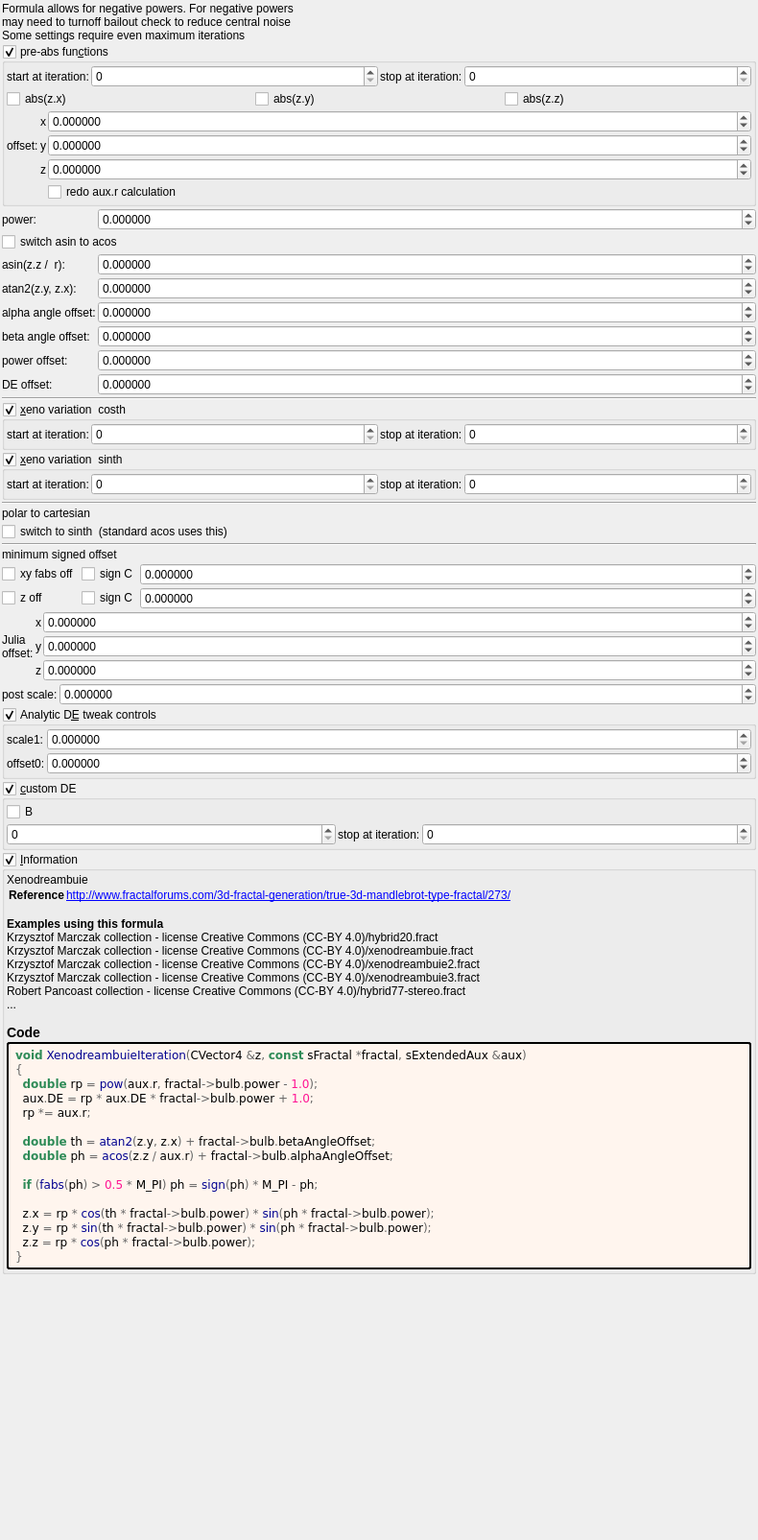
<?xml version="1.0" encoding="UTF-8"?>
<ui version="4.0">
 <class>Form</class>
 <widget class="QWidget" name="Form">
  <property name="geometry">
   <rect>
    <x>0</x>
    <y>0</y>
    <width>790</width>
    <height>1605</height>
   </rect>
  </property>
  <property name="windowTitle">
   <string notr="true">xenodreambuie</string>
  </property>
  <layout class="QVBoxLayout" name="verticalLayout">
   <property name="spacing">
    <number>2</number>
   </property>
   <property name="leftMargin">
    <number>2</number>
   </property>
   <property name="topMargin">
    <number>2</number>
   </property>
   <property name="rightMargin">
    <number>2</number>
   </property>
   <property name="bottomMargin">
    <number>2</number>
   </property>
   <item>
    <widget class="QLabel" name="label_15">
     <property name="text">
      <string>Formula allows for negative powers. For negative powers 
may need to turnoff bailout check to reduce central noise
Some settings require even maximum iterations</string>
     </property>
    </widget>
   </item>
   <item>
    <widget class="MyGroupBox" name="groupCheck_transf_function_enabledP_false">
     <property name="title">
      <string>pre-abs fun&amp;ctions</string>
     </property>
     <property name="checkable">
      <bool>true</bool>
     </property>
     <layout class="QVBoxLayout" name="verticalLayout_12" stretch="0,0,0">
      <property name="spacing">
       <number>2</number>
      </property>
      <property name="leftMargin">
       <number>2</number>
      </property>
      <property name="topMargin">
       <number>2</number>
      </property>
      <property name="rightMargin">
       <number>2</number>
      </property>
      <property name="bottomMargin">
       <number>2</number>
      </property>
      <item>
       <layout class="QHBoxLayout" name="horizontalLayout_21" stretch="0,1,0,1">
        <item>
         <widget class="QLabel" name="label_104">
          <property name="text">
           <string>start at iteration:</string>
          </property>
         </widget>
        </item>
        <item>
         <widget class="MySpinBox" name="spinboxInt_transf_start_iterations_P">
          <property name="sizePolicy">
           <sizepolicy hsizetype="Minimum" vsizetype="Maximum">
            <horstretch>0</horstretch>
            <verstretch>0</verstretch>
           </sizepolicy>
          </property>
          <property name="minimum">
           <number>0</number>
          </property>
          <property name="maximum">
           <number>999</number>
          </property>
          <property name="value">
           <number>0</number>
          </property>
         </widget>
        </item>
        <item>
         <widget class="QLabel" name="label_74">
          <property name="text">
           <string>stop at iteration:</string>
          </property>
         </widget>
        </item>
        <item>
         <widget class="MySpinBox" name="spinboxInt_transf_stop_iterations_P">
          <property name="sizePolicy">
           <sizepolicy hsizetype="Preferred" vsizetype="Maximum">
            <horstretch>0</horstretch>
            <verstretch>0</verstretch>
           </sizepolicy>
          </property>
          <property name="maximum">
           <number>999</number>
          </property>
         </widget>
        </item>
       </layout>
      </item>
      <item>
       <layout class="QHBoxLayout" name="horizontalLayout_22" stretch="0,0,0">
        <item>
         <widget class="MyCheckBox" name="checkBox_transf_function_enabledCx_false">
          <property name="text">
           <string notr="true">abs(z.x)</string>
          </property>
         </widget>
        </item>
        <item>
         <widget class="MyCheckBox" name="checkBox_transf_function_enabledCy_false">
          <property name="text">
           <string notr="true">abs(z.y)</string>
          </property>
         </widget>
        </item>
        <item>
         <widget class="MyCheckBox" name="checkBox_transf_function_enabledCz_false">
          <property name="text">
           <string notr="true">abs(z.z)</string>
          </property>
         </widget>
        </item>
       </layout>
      </item>
      <item>
       <layout class="QGridLayout" name="gridLayout_15" columnstretch="0,0,1">
        <property name="spacing">
         <number>2</number>
        </property>
        <item row="0" column="2">
         <widget class="MyDoubleSpinBox" name="spinbox3_transf_offsetA_000_x">
          <property name="sizePolicy">
           <sizepolicy hsizetype="Minimum" vsizetype="Maximum">
            <horstretch>0</horstretch>
            <verstretch>0</verstretch>
           </sizepolicy>
          </property>
          <property name="prefix">
           <string/>
          </property>
          <property name="suffix">
           <string/>
          </property>
          <property name="decimals">
           <number>6</number>
          </property>
          <property name="minimum">
           <double>-99.989999999999995</double>
          </property>
          <property name="maximum">
           <double>99.989999999999995</double>
          </property>
          <property name="singleStep">
           <double>0.100000000000000</double>
          </property>
         </widget>
        </item>
        <item row="0" column="0" rowspan="3">
         <widget class="QLabel" name="label_264">
          <property name="text">
           <string>offset:</string>
          </property>
         </widget>
        </item>
        <item row="0" column="1">
         <widget class="QLabel" name="label_115">
          <property name="text">
           <string notr="true">x</string>
          </property>
         </widget>
        </item>
        <item row="2" column="2">
         <widget class="MyDoubleSpinBox" name="spinbox3_transf_offsetA_000_z">
          <property name="sizePolicy">
           <sizepolicy hsizetype="Minimum" vsizetype="Maximum">
            <horstretch>0</horstretch>
            <verstretch>0</verstretch>
           </sizepolicy>
          </property>
          <property name="prefix">
           <string/>
          </property>
          <property name="suffix">
           <string/>
          </property>
          <property name="decimals">
           <number>6</number>
          </property>
          <property name="minimum">
           <double>-99.989999999999995</double>
          </property>
          <property name="maximum">
           <double>99.989999999999995</double>
          </property>
          <property name="singleStep">
           <double>0.100000000000000</double>
          </property>
         </widget>
        </item>
        <item row="2" column="1">
         <widget class="QLabel" name="label_122">
          <property name="text">
           <string notr="true">z</string>
          </property>
         </widget>
        </item>
        <item row="1" column="2">
         <widget class="MyDoubleSpinBox" name="spinbox3_transf_offsetA_000_y">
          <property name="sizePolicy">
           <sizepolicy hsizetype="Minimum" vsizetype="Maximum">
            <horstretch>0</horstretch>
            <verstretch>0</verstretch>
           </sizepolicy>
          </property>
          <property name="prefix">
           <string/>
          </property>
          <property name="suffix">
           <string/>
          </property>
          <property name="decimals">
           <number>6</number>
          </property>
          <property name="minimum">
           <double>-99.989999999999995</double>
          </property>
          <property name="maximum">
           <double>99.989999999999995</double>
          </property>
          <property name="singleStep">
           <double>0.100000000000000</double>
          </property>
         </widget>
        </item>
        <item row="1" column="1">
         <widget class="QLabel" name="label_123">
          <property name="text">
           <string notr="true">y</string>
          </property>
         </widget>
        </item>
        <item row="3" column="2">
         <widget class="MyCheckBox" name="checkBox_transf_function_enabledT_false">
          <property name="text">
           <string notr="true">redo aux.r calculation</string>
          </property>
         </widget>
        </item>
       </layout>
      </item>
     </layout>
    </widget>
   </item>
   <item>
    <layout class="QGridLayout" name="gridLayout" columnstretch="0,1">
     <property name="spacing">
      <number>2</number>
     </property>
     <item row="7" column="1">
      <widget class="MyDoubleSpinBox" name="spinbox_transf_offset_1">
       <property name="sizePolicy">
        <sizepolicy hsizetype="Minimum" vsizetype="Maximum">
         <horstretch>0</horstretch>
         <verstretch>0</verstretch>
        </sizepolicy>
       </property>
       <property name="prefix">
        <string/>
       </property>
       <property name="suffix">
        <string/>
       </property>
       <property name="decimals">
        <number>6</number>
       </property>
       <property name="minimum">
        <double>-99.989999999999995</double>
       </property>
       <property name="maximum">
        <double>99.989999999999995</double>
       </property>
       <property name="singleStep">
        <double>0.100000000000000</double>
       </property>
      </widget>
     </item>
     <item row="1" column="1">
      <widget class="MyDoubleSpinBox" name="spinbox_power">
       <property name="sizePolicy">
        <sizepolicy hsizetype="Minimum" vsizetype="Maximum">
         <horstretch>0</horstretch>
         <verstretch>0</verstretch>
        </sizepolicy>
       </property>
       <property name="prefix">
        <string/>
       </property>
       <property name="suffix">
        <string/>
       </property>
       <property name="decimals">
        <number>6</number>
       </property>
       <property name="minimum">
        <double>-99.989999999999995</double>
       </property>
       <property name="maximum">
        <double>99.989999999999995</double>
       </property>
       <property name="singleStep">
        <double>0.100000000000000</double>
       </property>
      </widget>
     </item>
     <item row="6" column="0">
      <widget class="QLabel" name="label_9">
       <property name="text">
        <string>beta angle offset:</string>
       </property>
      </widget>
     </item>
     <item row="3" column="0">
      <widget class="QLabel" name="label_10">
       <property name="text">
        <string>asin(z.z /  r):</string>
       </property>
      </widget>
     </item>
     <item row="4" column="0">
      <widget class="QLabel" name="label_11">
       <property name="text">
        <string>atan2(z.y, z.x):</string>
       </property>
      </widget>
     </item>
     <item row="1" column="0">
      <widget class="QLabel" name="label_12">
       <property name="text">
        <string>power:</string>
       </property>
      </widget>
     </item>
     <item row="2" column="0" colspan="2">
      <widget class="MyCheckBox" name="checkBox_transf_function_enabledSw_false">
       <property name="text">
        <string notr="true">switch asin to acos</string>
       </property>
      </widget>
     </item>
     <item row="5" column="0">
      <widget class="QLabel" name="label_8">
       <property name="text">
        <string>alpha angle offset:</string>
       </property>
      </widget>
     </item>
     <item row="6" column="1">
      <widget class="MyDoubleSpinBox" name="spinboxd_beta_angle_offset">
       <property name="sizePolicy">
        <sizepolicy hsizetype="Minimum" vsizetype="Maximum">
         <horstretch>0</horstretch>
         <verstretch>0</verstretch>
        </sizepolicy>
       </property>
       <property name="prefix">
        <string/>
       </property>
       <property name="suffix">
        <string/>
       </property>
       <property name="decimals">
        <number>6</number>
       </property>
       <property name="minimum">
        <double>-36000.000000000000000</double>
       </property>
       <property name="maximum">
        <double>36000.000000000000000</double>
       </property>
       <property name="singleStep">
        <double>0.100000000000000</double>
       </property>
      </widget>
     </item>
     <item row="4" column="1">
      <widget class="MyDoubleSpinBox" name="spinbox_transf_scaleB_1">
       <property name="sizePolicy">
        <sizepolicy hsizetype="Minimum" vsizetype="Maximum">
         <horstretch>0</horstretch>
         <verstretch>0</verstretch>
        </sizepolicy>
       </property>
       <property name="prefix">
        <string/>
       </property>
       <property name="suffix">
        <string/>
       </property>
       <property name="decimals">
        <number>6</number>
       </property>
       <property name="minimum">
        <double>-99.989999999999995</double>
       </property>
       <property name="maximum">
        <double>99.989999999999995</double>
       </property>
       <property name="singleStep">
        <double>0.100000000000000</double>
       </property>
      </widget>
     </item>
     <item row="7" column="0">
      <widget class="QLabel" name="label_13">
       <property name="text">
        <string>power offset:</string>
       </property>
      </widget>
     </item>
     <item row="3" column="1">
      <widget class="MyDoubleSpinBox" name="spinbox_transf_scaleA_1">
       <property name="sizePolicy">
        <sizepolicy hsizetype="Minimum" vsizetype="Maximum">
         <horstretch>0</horstretch>
         <verstretch>0</verstretch>
        </sizepolicy>
       </property>
       <property name="prefix">
        <string/>
       </property>
       <property name="suffix">
        <string/>
       </property>
       <property name="decimals">
        <number>6</number>
       </property>
       <property name="minimum">
        <double>-99.989999999999995</double>
       </property>
       <property name="maximum">
        <double>99.989999999999995</double>
       </property>
       <property name="singleStep">
        <double>0.100000000000000</double>
       </property>
      </widget>
     </item>
     <item row="5" column="1">
      <widget class="MyDoubleSpinBox" name="spinboxd_alpha_angle_offset">
       <property name="sizePolicy">
        <sizepolicy hsizetype="Minimum" vsizetype="Maximum">
         <horstretch>0</horstretch>
         <verstretch>0</verstretch>
        </sizepolicy>
       </property>
       <property name="prefix">
        <string/>
       </property>
       <property name="suffix">
        <string/>
       </property>
       <property name="decimals">
        <number>6</number>
       </property>
       <property name="minimum">
        <double>-36000.000000000000000</double>
       </property>
       <property name="maximum">
        <double>36000.000000000000000</double>
       </property>
       <property name="singleStep">
        <double>0.100000000000000</double>
       </property>
      </widget>
     </item>
     <item row="8" column="1">
      <widget class="MyDoubleSpinBox" name="spinbox_analyticDE_offset_1">
       <property name="sizePolicy">
        <sizepolicy hsizetype="Minimum" vsizetype="Maximum">
         <horstretch>0</horstretch>
         <verstretch>0</verstretch>
        </sizepolicy>
       </property>
       <property name="prefix">
        <string/>
       </property>
       <property name="suffix">
        <string/>
       </property>
       <property name="decimals">
        <number>6</number>
       </property>
       <property name="minimum">
        <double>-99.989999999999995</double>
       </property>
       <property name="maximum">
        <double>99.989999999999995</double>
       </property>
       <property name="singleStep">
        <double>0.100000000000000</double>
       </property>
      </widget>
     </item>
     <item row="8" column="0">
      <widget class="QLabel" name="label_14">
       <property name="text">
        <string>DE offset:</string>
       </property>
      </widget>
     </item>
    </layout>
   </item>
   <item>
    <widget class="Line" name="line">
     <property name="orientation">
      <enum>Qt::Horizontal</enum>
     </property>
    </widget>
   </item>
   <item>
    <widget class="MyGroupBox" name="groupCheck_transf_function_enabledX_false">
     <property name="title">
      <string>&amp;xeno variation  costh</string>
     </property>
     <property name="checkable">
      <bool>true</bool>
     </property>
     <layout class="QVBoxLayout" name="verticalLayout_16" stretch="0">
      <property name="spacing">
       <number>2</number>
      </property>
      <property name="leftMargin">
       <number>2</number>
      </property>
      <property name="topMargin">
       <number>2</number>
      </property>
      <property name="rightMargin">
       <number>2</number>
      </property>
      <property name="bottomMargin">
       <number>2</number>
      </property>
      <item>
       <layout class="QHBoxLayout" name="horizontalLayout_17" stretch="0,1,0,1">
        <item>
         <widget class="QLabel" name="label_98">
          <property name="text">
           <string>start at iteration:</string>
          </property>
         </widget>
        </item>
        <item>
         <widget class="MySpinBox" name="spinboxInt_transf_start_iterations_X">
          <property name="sizePolicy">
           <sizepolicy hsizetype="Minimum" vsizetype="Maximum">
            <horstretch>0</horstretch>
            <verstretch>0</verstretch>
           </sizepolicy>
          </property>
          <property name="minimum">
           <number>0</number>
          </property>
          <property name="maximum">
           <number>999</number>
          </property>
          <property name="value">
           <number>0</number>
          </property>
         </widget>
        </item>
        <item>
         <widget class="QLabel" name="label_70">
          <property name="text">
           <string>stop at iteration:</string>
          </property>
         </widget>
        </item>
        <item>
         <widget class="MySpinBox" name="spinboxInt_transf_stop_iterations_X">
          <property name="sizePolicy">
           <sizepolicy hsizetype="Preferred" vsizetype="Maximum">
            <horstretch>0</horstretch>
            <verstretch>0</verstretch>
           </sizepolicy>
          </property>
          <property name="maximum">
           <number>999</number>
          </property>
         </widget>
        </item>
       </layout>
      </item>
     </layout>
    </widget>
   </item>
   <item>
    <widget class="MyGroupBox" name="groupCheck_transf_function_enabledY_false">
     <property name="title">
      <string>&amp;xeno variation  sinth</string>
     </property>
     <property name="checkable">
      <bool>true</bool>
     </property>
     <layout class="QVBoxLayout" name="verticalLayout_15" stretch="0">
      <property name="spacing">
       <number>2</number>
      </property>
      <property name="leftMargin">
       <number>2</number>
      </property>
      <property name="topMargin">
       <number>2</number>
      </property>
      <property name="rightMargin">
       <number>2</number>
      </property>
      <property name="bottomMargin">
       <number>2</number>
      </property>
      <item>
       <layout class="QHBoxLayout" name="horizontalLayout_20" stretch="0,1,0,1">
        <item>
         <widget class="QLabel" name="label_100">
          <property name="text">
           <string>start at iteration:</string>
          </property>
         </widget>
        </item>
        <item>
         <widget class="MySpinBox" name="spinboxInt_transf_start_iterations_Y">
          <property name="enabled">
           <bool>true</bool>
          </property>
          <property name="sizePolicy">
           <sizepolicy hsizetype="Minimum" vsizetype="Maximum">
            <horstretch>0</horstretch>
            <verstretch>0</verstretch>
           </sizepolicy>
          </property>
          <property name="minimum">
           <number>0</number>
          </property>
          <property name="maximum">
           <number>999</number>
          </property>
          <property name="value">
           <number>0</number>
          </property>
         </widget>
        </item>
        <item>
         <widget class="QLabel" name="label_72">
          <property name="text">
           <string>stop at iteration:</string>
          </property>
         </widget>
        </item>
        <item>
         <widget class="MySpinBox" name="spinboxInt_transf_stop_iterations_Y">
          <property name="enabled">
           <bool>true</bool>
          </property>
          <property name="sizePolicy">
           <sizepolicy hsizetype="Preferred" vsizetype="Maximum">
            <horstretch>0</horstretch>
            <verstretch>0</verstretch>
           </sizepolicy>
          </property>
          <property name="maximum">
           <number>999</number>
          </property>
         </widget>
        </item>
       </layout>
      </item>
     </layout>
    </widget>
   </item>
   <item>
    <widget class="Line" name="line_2">
     <property name="orientation">
      <enum>Qt::Horizontal</enum>
     </property>
    </widget>
   </item>
   <item>
    <widget class="QLabel" name="label_79">
     <property name="text">
      <string>polar to cartesian</string>
     </property>
    </widget>
   </item>
   <item>
    <widget class="MyCheckBox" name="checkBox_transf_function_enabledD_false">
     <property name="text">
      <string notr="true">switch to sinth  (standard acos uses this)</string>
     </property>
    </widget>
   </item>
   <item>
    <widget class="Line" name="line_3">
     <property name="orientation">
      <enum>Qt::Horizontal</enum>
     </property>
    </widget>
   </item>
   <item>
    <widget class="QLabel" name="label_78">
     <property name="text">
      <string>minimum signed offset</string>
     </property>
    </widget>
   </item>
   <item>
    <layout class="QGridLayout" name="gridLayout_16" columnstretch="0,0,1">
     <property name="spacing">
      <number>2</number>
     </property>
     <item row="2" column="1">
      <widget class="MyCheckBox" name="checkBox_transf_function_enabledAy_false">
       <property name="text">
        <string notr="true">sign C</string>
       </property>
      </widget>
     </item>
     <item row="2" column="0">
      <widget class="MyCheckBox" name="checkBox_transf_function_enabledAx_false">
       <property name="text">
        <string notr="true">xy fabs off</string>
       </property>
      </widget>
     </item>
     <item row="2" column="2">
      <widget class="MyDoubleSpinBox" name="spinbox_transf_offsetA_0">
       <property name="sizePolicy">
        <sizepolicy hsizetype="Minimum" vsizetype="Maximum">
         <horstretch>0</horstretch>
         <verstretch>0</verstretch>
        </sizepolicy>
       </property>
       <property name="prefix">
        <string/>
       </property>
       <property name="suffix">
        <string/>
       </property>
       <property name="decimals">
        <number>6</number>
       </property>
       <property name="minimum">
        <double>-99.989999999999995</double>
       </property>
       <property name="maximum">
        <double>99.989999999999995</double>
       </property>
       <property name="singleStep">
        <double>0.100000000000000</double>
       </property>
      </widget>
     </item>
     <item row="3" column="2">
      <widget class="MyDoubleSpinBox" name="spinbox_transf_offsetB_0">
       <property name="sizePolicy">
        <sizepolicy hsizetype="Minimum" vsizetype="Maximum">
         <horstretch>0</horstretch>
         <verstretch>0</verstretch>
        </sizepolicy>
       </property>
       <property name="prefix">
        <string/>
       </property>
       <property name="suffix">
        <string/>
       </property>
       <property name="decimals">
        <number>6</number>
       </property>
       <property name="minimum">
        <double>-99.989999999999995</double>
       </property>
       <property name="maximum">
        <double>99.989999999999995</double>
       </property>
       <property name="singleStep">
        <double>0.100000000000000</double>
       </property>
      </widget>
     </item>
     <item row="3" column="0">
      <widget class="MyCheckBox" name="checkBox_transf_function_enabledBx_false">
       <property name="text">
        <string notr="true">z off</string>
       </property>
      </widget>
     </item>
     <item row="3" column="1">
      <widget class="MyCheckBox" name="checkBox_transf_function_enabledBy_false">
       <property name="text">
        <string notr="true">sign C</string>
       </property>
      </widget>
     </item>
    </layout>
   </item>
   <item>
    <layout class="QGridLayout" name="gridLayout_14" columnstretch="0,0,1">
     <property name="spacing">
      <number>2</number>
     </property>
     <item row="2" column="2">
      <widget class="MyDoubleSpinBox" name="spinbox3_transf_offset_000_z">
       <property name="sizePolicy">
        <sizepolicy hsizetype="Minimum" vsizetype="Maximum">
         <horstretch>0</horstretch>
         <verstretch>0</verstretch>
        </sizepolicy>
       </property>
       <property name="prefix">
        <string/>
       </property>
       <property name="suffix">
        <string/>
       </property>
       <property name="decimals">
        <number>6</number>
       </property>
       <property name="minimum">
        <double>-99.989999999999995</double>
       </property>
       <property name="maximum">
        <double>99.989999999999995</double>
       </property>
       <property name="singleStep">
        <double>0.100000000000000</double>
       </property>
      </widget>
     </item>
     <item row="1" column="2">
      <widget class="MyDoubleSpinBox" name="spinbox3_transf_offset_000_y">
       <property name="sizePolicy">
        <sizepolicy hsizetype="Minimum" vsizetype="Maximum">
         <horstretch>0</horstretch>
         <verstretch>0</verstretch>
        </sizepolicy>
       </property>
       <property name="prefix">
        <string/>
       </property>
       <property name="suffix">
        <string/>
       </property>
       <property name="decimals">
        <number>6</number>
       </property>
       <property name="minimum">
        <double>-99.989999999999995</double>
       </property>
       <property name="maximum">
        <double>99.989999999999995</double>
       </property>
       <property name="singleStep">
        <double>0.100000000000000</double>
       </property>
      </widget>
     </item>
     <item row="0" column="2">
      <widget class="MyDoubleSpinBox" name="spinbox3_transf_offset_000_x">
       <property name="sizePolicy">
        <sizepolicy hsizetype="Minimum" vsizetype="Maximum">
         <horstretch>0</horstretch>
         <verstretch>0</verstretch>
        </sizepolicy>
       </property>
       <property name="prefix">
        <string/>
       </property>
       <property name="suffix">
        <string/>
       </property>
       <property name="decimals">
        <number>6</number>
       </property>
       <property name="minimum">
        <double>-99.989999999999995</double>
       </property>
       <property name="maximum">
        <double>99.989999999999995</double>
       </property>
       <property name="singleStep">
        <double>0.100000000000000</double>
       </property>
      </widget>
     </item>
     <item row="0" column="1">
      <widget class="QLabel" name="label_114">
       <property name="text">
        <string notr="true">x</string>
       </property>
      </widget>
     </item>
     <item row="1" column="1">
      <widget class="QLabel" name="label_120">
       <property name="text">
        <string notr="true">y</string>
       </property>
      </widget>
     </item>
     <item row="2" column="1">
      <widget class="QLabel" name="label_121">
       <property name="text">
        <string notr="true">z</string>
       </property>
      </widget>
     </item>
     <item row="0" column="0" rowspan="3">
      <widget class="QLabel" name="label_263">
       <property name="text">
        <string>Julia
offset:</string>
       </property>
      </widget>
     </item>
    </layout>
   </item>
   <item>
    <layout class="QHBoxLayout" name="horizontalLayout_26" stretch="0,1">
     <item>
      <widget class="QLabel" name="label_101">
       <property name="text">
        <string>post scale:</string>
       </property>
      </widget>
     </item>
     <item>
      <widget class="MyDoubleSpinBox" name="spinbox_transf_scaleC_1">
       <property name="sizePolicy">
        <sizepolicy hsizetype="Minimum" vsizetype="Maximum">
         <horstretch>0</horstretch>
         <verstretch>0</verstretch>
        </sizepolicy>
       </property>
       <property name="prefix">
        <string/>
       </property>
       <property name="suffix">
        <string/>
       </property>
       <property name="decimals">
        <number>6</number>
       </property>
       <property name="minimum">
        <double>-99.989999999999995</double>
       </property>
       <property name="maximum">
        <double>99.989999999999995</double>
       </property>
       <property name="singleStep">
        <double>0.010000000000000</double>
       </property>
      </widget>
     </item>
    </layout>
   </item>
   <item>
    <widget class="MyGroupBox" name="groupCheck_analyticDE_enabled_false">
     <property name="title">
      <string>Analytic D&amp;E tweak controls</string>
     </property>
     <property name="checkable">
      <bool>true</bool>
     </property>
     <layout class="QVBoxLayout" name="verticalLayout_14" stretch="0">
      <property name="spacing">
       <number>2</number>
      </property>
      <property name="leftMargin">
       <number>2</number>
      </property>
      <property name="topMargin">
       <number>2</number>
      </property>
      <property name="rightMargin">
       <number>2</number>
      </property>
      <property name="bottomMargin">
       <number>2</number>
      </property>
      <item>
       <layout class="QGridLayout" name="gridLayout_27" columnstretch="0,0,1">
        <property name="spacing">
         <number>2</number>
        </property>
        <item row="1" column="2">
         <widget class="MyDoubleSpinBox" name="spinbox_analyticDE_offset_0">
          <property name="sizePolicy">
           <sizepolicy hsizetype="Minimum" vsizetype="Maximum">
            <horstretch>0</horstretch>
            <verstretch>0</verstretch>
           </sizepolicy>
          </property>
          <property name="prefix">
           <string/>
          </property>
          <property name="suffix">
           <string/>
          </property>
          <property name="decimals">
           <number>6</number>
          </property>
          <property name="minimum">
           <double>-99.989999999999995</double>
          </property>
          <property name="maximum">
           <double>99.989999999999995</double>
          </property>
          <property name="singleStep">
           <double>0.100000000000000</double>
          </property>
         </widget>
        </item>
        <item row="0" column="2">
         <widget class="MyDoubleSpinBox" name="spinbox_analyticDE_scale_1">
          <property name="sizePolicy">
           <sizepolicy hsizetype="Minimum" vsizetype="Maximum">
            <horstretch>0</horstretch>
            <verstretch>0</verstretch>
           </sizepolicy>
          </property>
          <property name="prefix">
           <string/>
          </property>
          <property name="suffix">
           <string/>
          </property>
          <property name="decimals">
           <number>6</number>
          </property>
          <property name="minimum">
           <double>0.000000000000000</double>
          </property>
          <property name="maximum">
           <double>99.989999999999995</double>
          </property>
          <property name="singleStep">
           <double>0.100000000000000</double>
          </property>
         </widget>
        </item>
        <item row="0" column="0" colspan="2">
         <widget class="QLabel" name="label_182">
          <property name="text">
           <string>scale1:</string>
          </property>
         </widget>
        </item>
        <item row="1" column="0" colspan="2">
         <widget class="QLabel" name="label_177">
          <property name="text">
           <string>offset0:</string>
          </property>
         </widget>
        </item>
       </layout>
      </item>
     </layout>
    </widget>
   </item>
   <item>
    <widget class="MyGroupBox" name="groupCheck_transf_function_enabledC_false">
     <property name="title">
      <string>&amp;custom DE</string>
     </property>
     <property name="checkable">
      <bool>true</bool>
     </property>
     <layout class="QVBoxLayout" name="verticalLayout_11" stretch="0,0">
      <property name="spacing">
       <number>2</number>
      </property>
      <property name="leftMargin">
       <number>2</number>
      </property>
      <property name="topMargin">
       <number>2</number>
      </property>
      <property name="rightMargin">
       <number>2</number>
      </property>
      <property name="bottomMargin">
       <number>2</number>
      </property>
      <item>
       <widget class="MyCheckBox" name="checkBox_transf_function_enabledB_false">
        <property name="text">
         <string notr="true">B</string>
        </property>
       </widget>
      </item>
      <item>
       <layout class="QHBoxLayout" name="horizontalLayout_3" stretch="1,0,1">
        <item>
         <widget class="MySpinBox" name="spinboxInt_transf_start_iterations_C">
          <property name="sizePolicy">
           <sizepolicy hsizetype="Minimum" vsizetype="Maximum">
            <horstretch>0</horstretch>
            <verstretch>0</verstretch>
           </sizepolicy>
          </property>
          <property name="minimum">
           <number>0</number>
          </property>
          <property name="maximum">
           <number>999</number>
          </property>
          <property name="value">
           <number>0</number>
          </property>
         </widget>
        </item>
        <item>
         <widget class="QLabel" name="label_60">
          <property name="text">
           <string>stop at iteration:</string>
          </property>
         </widget>
        </item>
        <item>
         <widget class="MySpinBox" name="spinboxInt_transf_stop_iterations_C">
          <property name="sizePolicy">
           <sizepolicy hsizetype="Preferred" vsizetype="Maximum">
            <horstretch>0</horstretch>
            <verstretch>0</verstretch>
           </sizepolicy>
          </property>
          <property name="maximum">
           <number>999</number>
          </property>
         </widget>
        </item>
       </layout>
      </item>
     </layout>
    </widget>
   </item>
   <item>
    <widget class="MyGroupBox" name="groupCheck_info">
     <property name="title">
      <string>&amp;Information</string>
     </property>
     <property name="flat">
      <bool>false</bool>
     </property>
     <property name="checkable">
      <bool>true</bool>
     </property>
     <layout class="QVBoxLayout" name="verticalLayout_2">
      <property name="spacing">
       <number>2</number>
      </property>
      <property name="leftMargin">
       <number>2</number>
      </property>
      <property name="topMargin">
       <number>2</number>
      </property>
      <property name="rightMargin">
       <number>2</number>
      </property>
      <property name="bottomMargin">
       <number>2</number>
      </property>
      <item>
       <widget class="QLabel" name="label_information_general">
        <property name="text">
         <string notr="true">&lt;p&gt;Xenodreambuie&lt;/p&gt;&lt;table&gt;
&lt;tr&gt;&lt;th&gt;Reference&lt;/th&gt;&lt;td&gt;&lt;a href=&quot;http://www.fractalforums.com/3d-fractal-generation/true-3d-mandlebrot-type-fractal/273/&quot;&gt;http://www.fractalforums.com/3d-fractal-generation/true-3d-mandlebrot-type-fractal/273/&lt;br&gt;
&lt;/td&gt;&lt;/tr&gt;
&lt;/table&gt;
&lt;br&gt;&lt;b&gt;Examples using this formula&lt;/b&gt;&lt;br&gt;Krzysztof Marczak collection - license Creative Commons (CC-BY 4.0)/hybrid20.fract&lt;br&gt;Krzysztof Marczak collection - license Creative Commons (CC-BY 4.0)/xenodreambuie.fract&lt;br&gt;Krzysztof Marczak collection - license Creative Commons (CC-BY 4.0)/xenodreambuie2.fract&lt;br&gt;Krzysztof Marczak collection - license Creative Commons (CC-BY 4.0)/xenodreambuie3.fract&lt;br&gt;Robert Pancoast collection - license Creative Commons (CC-BY 4.0)/hybrid77-stereo.fract&lt;br&gt;...&lt;h3&gt;Code&lt;/h3&gt;</string>
        </property>
        <property name="wordWrap">
         <bool>true</bool>
        </property>
        <property name="openExternalLinks">
         <bool>true</bool>
        </property>
        <property name="textInteractionFlags">
         <set>Qt::LinksAccessibleByMouse|Qt::TextSelectableByMouse</set>
        </property>
       </widget>
      </item>
      <item>
       <widget class="QLabel" name="label_code_content">
        <property name="styleSheet">
         <string notr="true">border-style: outset; border-width: 2px; border-radius: 3px; border-color: black; background-color: #fff5ee; padding: 4px;</string>
        </property>
        <property name="text">
         <string notr="true">&lt;body style=&quot;background-color:#fff5ee&quot;&gt;
&lt;pre style=&quot;color:#000000; background-color:#fff5ee;  font-family:'Courier New',monospace;&quot;&gt;&lt;span style=&quot;color:#2e8b57; font-weight:bold&quot;&gt;void&lt;/span&gt; &lt;span style=&quot;color:#00008f&quot;&gt;XenodreambuieIteration&lt;/span&gt;&lt;span style=&quot;color:#676767&quot;&gt;(&lt;/span&gt;CVector4 &lt;span style=&quot;color:#676767&quot;&gt;&amp;amp;&lt;/span&gt;z&lt;span style=&quot;color:#676767&quot;&gt;,&lt;/span&gt; &lt;span style=&quot;color:#2e8b57; font-weight:bold&quot;&gt;const&lt;/span&gt; sFractal &lt;span style=&quot;color:#676767&quot;&gt;*&lt;/span&gt;fractal&lt;span style=&quot;color:#676767&quot;&gt;,&lt;/span&gt; sExtendedAux &lt;span style=&quot;color:#676767&quot;&gt;&amp;amp;&lt;/span&gt;aux&lt;span style=&quot;color:#676767&quot;&gt;)&lt;/span&gt;
&lt;span style=&quot;color:#676767&quot;&gt;{&lt;/span&gt;
  &lt;span style=&quot;color:#2e8b57; font-weight:bold&quot;&gt;double&lt;/span&gt; rp &lt;span style=&quot;color:#676767&quot;&gt;=&lt;/span&gt; &lt;span style=&quot;color:#00008f&quot;&gt;pow&lt;/span&gt;&lt;span style=&quot;color:#676767&quot;&gt;(&lt;/span&gt;aux&lt;span style=&quot;color:#676767&quot;&gt;.&lt;/span&gt;r&lt;span style=&quot;color:#676767&quot;&gt;,&lt;/span&gt; fractal&lt;span style=&quot;color:#676767&quot;&gt;-&amp;gt;&lt;/span&gt;bulb&lt;span style=&quot;color:#676767&quot;&gt;.&lt;/span&gt;power &lt;span style=&quot;color:#676767&quot;&gt;-&lt;/span&gt; &lt;span style=&quot;color:#ff1493&quot;&gt;1.0&lt;/span&gt;&lt;span style=&quot;color:#676767&quot;&gt;);&lt;/span&gt;
  aux&lt;span style=&quot;color:#676767&quot;&gt;.&lt;/span&gt;DE &lt;span style=&quot;color:#676767&quot;&gt;=&lt;/span&gt; rp &lt;span style=&quot;color:#676767&quot;&gt;*&lt;/span&gt; aux&lt;span style=&quot;color:#676767&quot;&gt;.&lt;/span&gt;DE &lt;span style=&quot;color:#676767&quot;&gt;*&lt;/span&gt; fractal&lt;span style=&quot;color:#676767&quot;&gt;-&amp;gt;&lt;/span&gt;bulb&lt;span style=&quot;color:#676767&quot;&gt;.&lt;/span&gt;power &lt;span style=&quot;color:#676767&quot;&gt;+&lt;/span&gt; &lt;span style=&quot;color:#ff1493&quot;&gt;1.0&lt;/span&gt;&lt;span style=&quot;color:#676767&quot;&gt;;&lt;/span&gt;
  rp &lt;span style=&quot;color:#676767&quot;&gt;*=&lt;/span&gt; aux&lt;span style=&quot;color:#676767&quot;&gt;.&lt;/span&gt;r&lt;span style=&quot;color:#676767&quot;&gt;;&lt;/span&gt;

  &lt;span style=&quot;color:#2e8b57; font-weight:bold&quot;&gt;double&lt;/span&gt; th &lt;span style=&quot;color:#676767&quot;&gt;=&lt;/span&gt; &lt;span style=&quot;color:#00008f&quot;&gt;atan2&lt;/span&gt;&lt;span style=&quot;color:#676767&quot;&gt;(&lt;/span&gt;z&lt;span style=&quot;color:#676767&quot;&gt;.&lt;/span&gt;y&lt;span style=&quot;color:#676767&quot;&gt;,&lt;/span&gt; z&lt;span style=&quot;color:#676767&quot;&gt;.&lt;/span&gt;x&lt;span style=&quot;color:#676767&quot;&gt;) +&lt;/span&gt; fractal&lt;span style=&quot;color:#676767&quot;&gt;-&amp;gt;&lt;/span&gt;bulb&lt;span style=&quot;color:#676767&quot;&gt;.&lt;/span&gt;betaAngleOffset&lt;span style=&quot;color:#676767&quot;&gt;;&lt;/span&gt;
  &lt;span style=&quot;color:#2e8b57; font-weight:bold&quot;&gt;double&lt;/span&gt; ph &lt;span style=&quot;color:#676767&quot;&gt;=&lt;/span&gt; &lt;span style=&quot;color:#00008f&quot;&gt;acos&lt;/span&gt;&lt;span style=&quot;color:#676767&quot;&gt;(&lt;/span&gt;z&lt;span style=&quot;color:#676767&quot;&gt;.&lt;/span&gt;z &lt;span style=&quot;color:#676767&quot;&gt;/&lt;/span&gt; aux&lt;span style=&quot;color:#676767&quot;&gt;.&lt;/span&gt;r&lt;span style=&quot;color:#676767&quot;&gt;) +&lt;/span&gt; fractal&lt;span style=&quot;color:#676767&quot;&gt;-&amp;gt;&lt;/span&gt;bulb&lt;span style=&quot;color:#676767&quot;&gt;.&lt;/span&gt;alphaAngleOffset&lt;span style=&quot;color:#676767&quot;&gt;;&lt;/span&gt;

  &lt;span style=&quot;color:#2e8b57; font-weight:bold&quot;&gt;if&lt;/span&gt; &lt;span style=&quot;color:#676767&quot;&gt;(&lt;/span&gt;&lt;span style=&quot;color:#00008f&quot;&gt;fabs&lt;/span&gt;&lt;span style=&quot;color:#676767&quot;&gt;(&lt;/span&gt;ph&lt;span style=&quot;color:#676767&quot;&gt;) &amp;gt;&lt;/span&gt; &lt;span style=&quot;color:#ff1493&quot;&gt;0.5&lt;/span&gt; &lt;span style=&quot;color:#676767&quot;&gt;*&lt;/span&gt; M_PI&lt;span style=&quot;color:#676767&quot;&gt;)&lt;/span&gt; ph &lt;span style=&quot;color:#676767&quot;&gt;=&lt;/span&gt; &lt;span style=&quot;color:#00008f&quot;&gt;sign&lt;/span&gt;&lt;span style=&quot;color:#676767&quot;&gt;(&lt;/span&gt;ph&lt;span style=&quot;color:#676767&quot;&gt;) *&lt;/span&gt; M_PI &lt;span style=&quot;color:#676767&quot;&gt;-&lt;/span&gt; ph&lt;span style=&quot;color:#676767&quot;&gt;;&lt;/span&gt;

  z&lt;span style=&quot;color:#676767&quot;&gt;.&lt;/span&gt;x &lt;span style=&quot;color:#676767&quot;&gt;=&lt;/span&gt; rp &lt;span style=&quot;color:#676767&quot;&gt;*&lt;/span&gt; &lt;span style=&quot;color:#00008f&quot;&gt;cos&lt;/span&gt;&lt;span style=&quot;color:#676767&quot;&gt;(&lt;/span&gt;th &lt;span style=&quot;color:#676767&quot;&gt;*&lt;/span&gt; fractal&lt;span style=&quot;color:#676767&quot;&gt;-&amp;gt;&lt;/span&gt;bulb&lt;span style=&quot;color:#676767&quot;&gt;.&lt;/span&gt;power&lt;span style=&quot;color:#676767&quot;&gt;) *&lt;/span&gt; &lt;span style=&quot;color:#00008f&quot;&gt;sin&lt;/span&gt;&lt;span style=&quot;color:#676767&quot;&gt;(&lt;/span&gt;ph &lt;span style=&quot;color:#676767&quot;&gt;*&lt;/span&gt; fractal&lt;span style=&quot;color:#676767&quot;&gt;-&amp;gt;&lt;/span&gt;bulb&lt;span style=&quot;color:#676767&quot;&gt;.&lt;/span&gt;power&lt;span style=&quot;color:#676767&quot;&gt;);&lt;/span&gt;
  z&lt;span style=&quot;color:#676767&quot;&gt;.&lt;/span&gt;y &lt;span style=&quot;color:#676767&quot;&gt;=&lt;/span&gt; rp &lt;span style=&quot;color:#676767&quot;&gt;*&lt;/span&gt; &lt;span style=&quot;color:#00008f&quot;&gt;sin&lt;/span&gt;&lt;span style=&quot;color:#676767&quot;&gt;(&lt;/span&gt;th &lt;span style=&quot;color:#676767&quot;&gt;*&lt;/span&gt; fractal&lt;span style=&quot;color:#676767&quot;&gt;-&amp;gt;&lt;/span&gt;bulb&lt;span style=&quot;color:#676767&quot;&gt;.&lt;/span&gt;power&lt;span style=&quot;color:#676767&quot;&gt;) *&lt;/span&gt; &lt;span style=&quot;color:#00008f&quot;&gt;sin&lt;/span&gt;&lt;span style=&quot;color:#676767&quot;&gt;(&lt;/span&gt;ph &lt;span style=&quot;color:#676767&quot;&gt;*&lt;/span&gt; fractal&lt;span style=&quot;color:#676767&quot;&gt;-&amp;gt;&lt;/span&gt;bulb&lt;span style=&quot;color:#676767&quot;&gt;.&lt;/span&gt;power&lt;span style=&quot;color:#676767&quot;&gt;);&lt;/span&gt;
  z&lt;span style=&quot;color:#676767&quot;&gt;.&lt;/span&gt;z &lt;span style=&quot;color:#676767&quot;&gt;=&lt;/span&gt; rp &lt;span style=&quot;color:#676767&quot;&gt;*&lt;/span&gt; &lt;span style=&quot;color:#00008f&quot;&gt;cos&lt;/span&gt;&lt;span style=&quot;color:#676767&quot;&gt;(&lt;/span&gt;ph &lt;span style=&quot;color:#676767&quot;&gt;*&lt;/span&gt; fractal&lt;span style=&quot;color:#676767&quot;&gt;-&amp;gt;&lt;/span&gt;bulb&lt;span style=&quot;color:#676767&quot;&gt;.&lt;/span&gt;power&lt;span style=&quot;color:#676767&quot;&gt;);&lt;/span&gt;
&lt;span style=&quot;color:#676767&quot;&gt;}&lt;/span&gt;
&lt;/pre&gt;
&lt;/body&gt;</string>
        </property>
        <property name="wordWrap">
         <bool>true</bool>
        </property>
        <property name="openExternalLinks">
         <bool>true</bool>
        </property>
        <property name="textInteractionFlags">
         <set>Qt::LinksAccessibleByMouse|Qt::TextSelectableByMouse</set>
        </property>
       </widget>
      </item>
     </layout>
    </widget>
   </item>
   <item>
    <spacer name="verticalSpacer">
     <property name="orientation">
      <enum>Qt::Vertical</enum>
     </property>
     <property name="sizeHint" stdset="0">
      <size>
       <width>20</width>
       <height>40</height>
      </size>
     </property>
    </spacer>
   </item>
  </layout>
 </widget>
 <customwidgets>
  <customwidget>
   <class>MyDoubleSpinBox</class>
   <extends>QDoubleSpinBox</extends>
   <header>my_double_spin_box.h</header>
  </customwidget>
  <customwidget>
   <class>MyGroupBox</class>
   <extends>QGroupBox</extends>
   <header>my_group_box.h</header>
   <container>1</container>
  </customwidget>
  <customwidget>
   <class>MySpinBox</class>
   <extends>QSpinBox</extends>
   <header>my_spin_box.h</header>
  </customwidget>
  <customwidget>
   <class>MyCheckBox</class>
   <extends>QCheckBox</extends>
   <header>my_check_box.h</header>
  </customwidget>
 </customwidgets>
 <tabstops>
  <tabstop>spinbox_power</tabstop>
  <tabstop>spinboxd_alpha_angle_offset</tabstop>
  <tabstop>spinboxd_beta_angle_offset</tabstop>
 </tabstops>
 <resources/>
 <connections/>
</ui>
